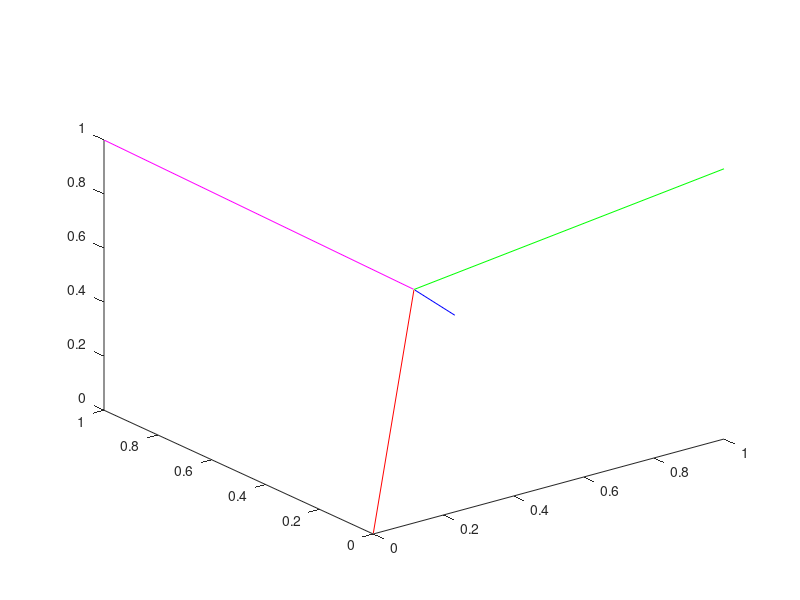

The MATLAB script that drew this image:
% box size: 1x1x1
% center: 1/2, 1/2, 1/2
% points are (x, y, z) [z up and down)

% point 1 (0, 0, 0) to center (1/2, 1/2, 1/2)
x1 = [0, 1/2];
y1 = [0, 1/2];
z1 = [0, 1/2];

% point 2 (1, 1, 0) to center (1/2, 1/2, 1/2)
x2 = [1, 1/2];
y2 = [1, 1/2];
z2 = [0, 1/2];

% point 3 (1, 0, 1) to center (1/2, 1/2, 1/2)
x3 = [1, 1/2];
y3 = [0, 1/2];
z3 = [1, 1/2];

% point 4 (0, 1, 1) to center (1/2, 1/2, 1/2)
x4 = [0, 1/2];
y4 = [1, 1/2];
z4 = [1, 1/2];

% plot tetrahedra arangement
plot3(x1, y1, z1, "red", x2, y2, z2, "blue", x3, y3, z3, "green", x4, y4, z4, "magenta")
